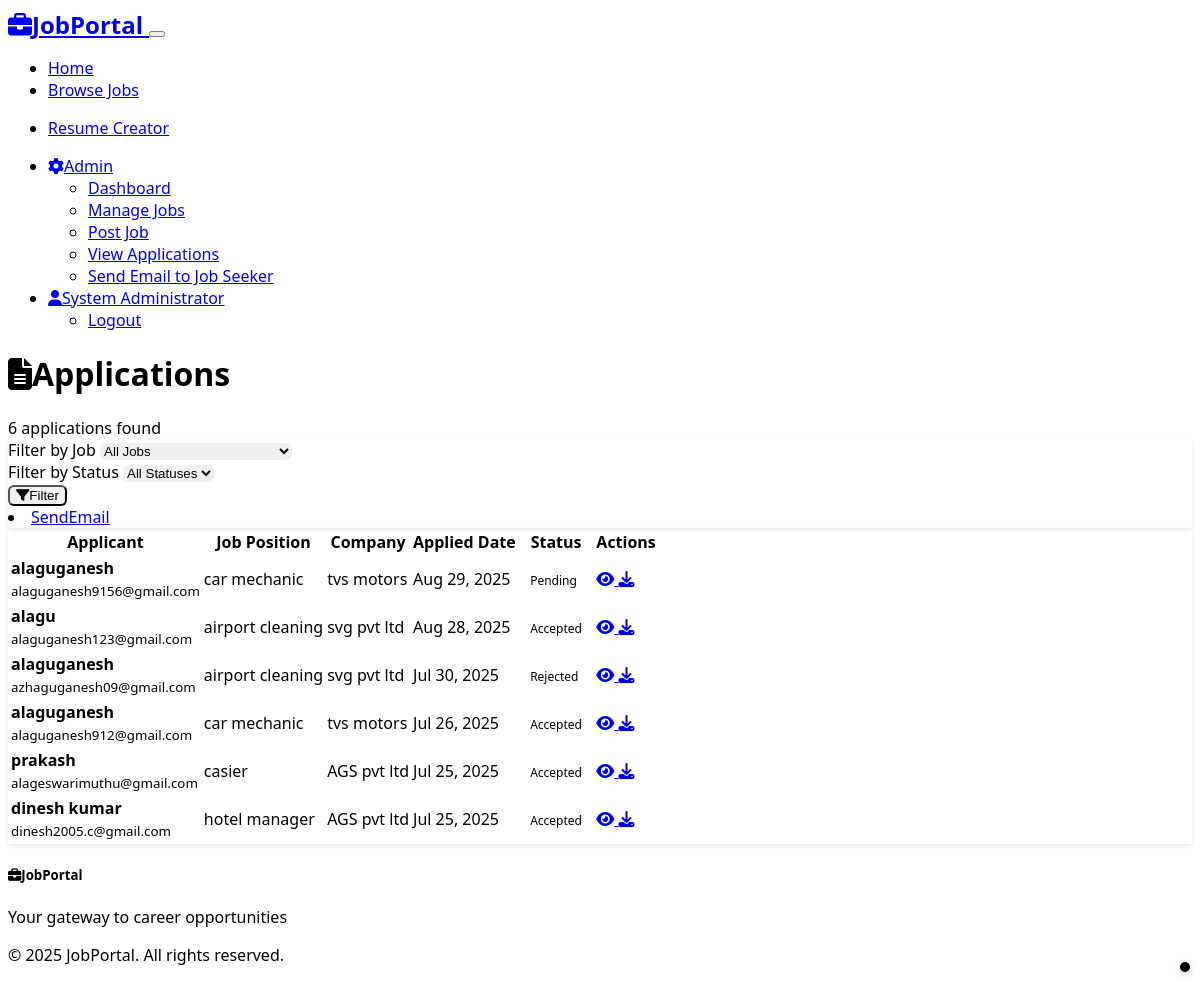
Screenshot of /admin/applications (signed in) with the database file from the repository.
### models.py (models this page shows, shortened)
class User(UserMixin, db.Model):
    id = db.Column(db.Integer, primary_key=True)
    username = db.Column(db.String(64), unique=True, nullable=False)
    email = db.Column(db.String(120), unique=True, nullable=False)
    password_hash = db.Column(db.String(256), nullable=False)
    full_name = db.Column(db.String(100), nullable=False)
    phone = db.Column(db.String(20))
    location = db.Column(db.String(100))
    is_admin = db.Column(db.Boolean, default=False)
    created_at = db.Column(db.DateTime, default=datetime.utcnow)
    applications = db.relationship('Application', backref='applicant', lazy=True, cascade='all, delete-orphan')
    posted_jobs = db.relationship('Job', backref='poster', lazy=True, foreign_keys='Job.posted_by')

class Application(db.Model):
    id = db.Column(db.Integer, primary_key=True)
    job_id = db.Column(db.Integer, db.ForeignKey('job.id'), nullable=False)
    user_id = db.Column(db.Integer, db.ForeignKey('user.id'), nullable=False)
    cover_letter = db.Column(db.Text)
    resume_filename = db.Column(db.String(255))
    status = db.Column(db.String(20), default='pending')  # pending, reviewed, accepted, rejected
    applied_at = db.Column(db.DateTime, default=datetime.utcnow)
    reviewed_at = db.Column(db.DateTime)
    notes = db.Column(db.Text)  # Admin notes
    __table_args__ = (db.UniqueConstraint('job_id', 'user_id', name='unique_application'),)

class Job(db.Model):
    id = db.Column(db.Integer, primary_key=True)
    title = db.Column(db.String(200), nullable=False)
    company = db.Column(db.String(100), nullable=False)
    location = db.Column(db.String(100), nullable=False)
    job_type = db.Column(db.String(50), nullable=False)  # Full-time, Part-time, Contract, Internship
    salary_range = db.Column(db.String(100))
    description = db.Column(db.Text, nullable=False)
    requirements = db.Column(db.Text)
    posted_by = db.Column(db.Integer, db.ForeignKey('user.id'), nullable=False)
    posted_at = db.Column(db.DateTime, default=datetime.utcnow)
    is_active = db.Column(db.Boolean, default=True)
    application_deadline = db.Column(db.DateTime)
    applications = db.relationship('Application', backref='job', lazy=True, cascade='all, delete-orphan')

### routes.py (the view)
@app.route('/admin/applications')
@login_required
@admin_required
def admin_applicants():
    page = request.args.get('page', 1, type=int)
    per_page = 10
    job_id = request.args.get('job_id', type=int)
    status_filter = request.args.get('status', '')
    query = Application.query
    if job_id:
        query = query.filter_by(job_id=job_id)
    if status_filter:
        query = query.filter_by(status=status_filter)
    applications = query.order_by(Application.applied_at.desc())\
                       .paginate(page=page, per_page=per_page, error_out=False)
    jobs = Job.query.order_by(Job.title).all()
    return render_template('admin_applicants.html',
                         applications=applications,
                         jobs=jobs,
                         current_job_id=job_id,
                         current_status=status_filter)

### templates/admin_applicants.html (shortened to what this page needs)
{% extends "base.html" %}
{% block content %}
<div class="container py-4">
    <div class="d-flex justify-content-between align-items-center mb-4">
        <h1><i class="fas fa-file-alt me-2"></i>Applications</h1>
        <div class="text-muted">{{ applications.total }} applications found</div>
    </div>
    <div class="card mb-4">
        <div class="card-body">
            <form method="GET" class="row g-3">
                <div class="col-md-6">
                    <label for="job_id" class="form-label">Filter by Job</label>
                    <select name="job_id" id="job_id" class="form-select">
                        <option value="">All Jobs</option>
                    </select>
                </div>
                <div class="col-md-4">
                    <label for="status" class="form-label">Filter by Status</label>
                    <select name="status" id="status" class="form-select">
                        <option value="">All Statuses</option>
                    </select>
                </div>
                <div class="col-md-2 d-flex align-items-end">
                    <button type="submit" class="btn btn-primary w-100">
                        <i class="fas fa-filter me-1"></i>Filter
                    </button>
                    <li><a href="{{ url_for('send_email') }}" class="btn btn-secondary">SendEmail</a></li>
                </div>
            </form>
        </div>
    </div>
    {% if reviewing %}
        <div class="card mb-4">
            <div class="card-header">
                <h5 class="mb-0"><i class="fas fa-user-check me-2"></i>Review Application</h5>
            </div>
            <div class="card-body">
                <div class="row mb-4">
                    <div class="col-md-6">
                        <h6>Applicant Information</h6>
                        <p><strong>Name:</strong> {{ application.applicant.full_name }}</p>
                        <p><strong>Email:</strong> {{ application.applicant.email }}</p>
                        <p><strong>Phone:</strong> {{ application.applicant.phone or 'Not provided' }}</p>
                        <p><strong>Location:</strong> {{ application.applicant.location or 'Not provided' }}</p>
                    </div>
                    <div class="col-md-6">
                        <h6>Job Information</h6>
                        <p><strong>Position:</strong> {{ application.job.title }}</p>
                        <p><strong>Company:</strong> {{ application.job.company }}</p>
                        <p><strong>Applied Date:</strong> {{ application.applied_at.strftime('%B %d, %Y at %I:%M %p') }}</p>
                    </div>
                </div>
                {% if application.cover_letter %}
                    <h6>Cover Letter</h6>
                    <div class="p-3 bg-secondary rounded mb-4">
                        {{ application.cover_letter|replace('\n', '<br>')|safe }}
                    </div>
                {% endif %}
                {% if application.resume_filename %}
                    <h6>Resume</h6>
                    <p>
                        <a href="{{ url_for('download_resume', application_id=application.id) }}"
                           class="btn btn-outline-primary" target="_blank">
                            <i class="fas fa-download me-2"></i>Download Resume (PDF)
                        </a>
                    </p>
                {% endif %}
                <form method="POST" class="mt-4">
                    {{ form.hidden_tag() }}
                    <div class="row">
                        <div class="col-md-6 mb-3">
                            {{ form.status.label(class="form-label") }}
                            {{ form.status(class="form-select") }}
                        </div>
                    </div>
                    <div class="mb-3">
                        {{ form.notes.label(class="form-label") }}
                        {{ form.notes(class="form-control", rows="4",
                            placeholder="Add notes about this application...") }}
                    </div>
                    <div class="d-flex gap-2">
                        <button type="submit" class="btn btn-primary">
                            <i class="fas fa-save me-2"></i>Update Status
                        </button>
                        <a href="{{ url_for('admin_applicants') }}" class="btn btn-secondary">
                            <i class="fas fa-arrow-left me-2"></i>Back to Applications
                        </a>
                    </div>
                </form>
            </div>
        </div>
    {% else %}
        {% if applications.items %}
            <div class="card">
                <div class="card-body">
                    <div class="table-responsive">
                        <table class="table table-hover">
                            <thead>
                                <tr>
                                    <th>Applicant</th>
                                    <th>Job Position</th>
                                    <th>Company</th>
                                    <th>Applied Date</th>
                                    <th>Status</th>
                                    <th>Actions</th>
                                </tr>
                            </thead>
                            <tbody>
                                {% for application in applications.items %}
                                    <tr>
                                        <td>
                                            <strong>{{ application.applicant.full_name }}</strong><br>
                                            <small class="text-muted">{{ application.applicant.email }}</small>
                                        </td>
                                        <td>{{ application.job.title }}</td>
                                        <td>{{ application.job.company }}</td>
                                        <td>{{ application.applied_at.strftime('%b %d, %Y') }}</td>
                                        <td>
                                            {% if application.status == 'pending' %}
                                                <span class="badge bg-warning">Pending</span>
                                            {% elif application.status == 'reviewed' %}
                                                <span class="badge bg-info">Reviewed</span>
                                            {% elif application.status == 'accepted' %}
                                                <span class="badge bg-success">Accepted</span>
                                            {% elif application.status == 'rejected' %}
                                                <span class="badge bg-danger">Rejected</span>
                                            {% endif %}
                                        </td>
                                        <td>
                                            <div class="btn-group btn-group-sm" role="group">
                                                <a href="{{ url_for('review_application', application_id=application.id) }}"
                                                   class="btn btn-outline-primary" title="Review">
                                                    <i class="fas fa-eye"></i>
                                                </a>
                                                {% if application.resume_filename %}
                                                    <a href="{{ url_for('download_resume', application_id=application.id) }}"
                                                       class="btn btn-outline-info" title="Download Resume" target="_blank">
                                                        <i class="fas fa-download"></i>
                                                    </a>
                                                {% endif %}
                                            </div>
                                        </td>
                                    </tr>
                                {% endfor %}
                            </tbody>
                        </table>
                    </div>
                </div>
            </div>
        {% endif %}
    {% endif %}
</div>
{% endblock %}

### templates/base.html (shortened to what this page needs)
<!DOCTYPE html>
<html lang="en" data-bs-theme="dark">
<head>
    <link href="https://cdn.replit.com/agent/bootstrap-agent-dark-theme.min.css" rel="stylesheet">
    <link rel="stylesheet" href="https://cdnjs.cloudflare.com/ajax/libs/font-awesome/6.4.0/css/all.min.css">
    <link rel="stylesheet" href="{{ url_for('static', filename='css/styles.css') }}">
</head>
<body>
    <nav class="navbar navbar-expand-lg navbar-dark bg-dark">
        <div class="container">
            <a class="navbar-brand fw-bold" href="{{ url_for('index') }}">
                <i class="fas fa-briefcase me-2"></i>JobPortal
            </a>
            <button class="navbar-toggler" type="button" data-bs-toggle="collapse" data-bs-target="#navbarNav">
            </button>
            <div class="collapse navbar-collapse" id="navbarNav">
                <ul class="navbar-nav me-auto">
                    <li class="nav-item">
                        <a class="nav-link" href="{{ url_for('index') }}">Home</a>
                    </li>
                    <li class="nav-item">
                        <a class="nav-link" href="{{ url_for('jobs') }}">Browse Jobs</a>
                    </li>
                </ul>
                <nav>
                    <ul>
                        <li class="nav-item">
                            <a class="nav-link" href="{{ url_for('resume_form') }}">Resume Creator</a>
                        </li>
                    </ul>
                </nav>
                <ul class="navbar-nav">
                    {% if current_user.is_authenticated %}
                        {% if current_user.is_admin %}
                            <li class="nav-item dropdown">
                                <a class="nav-link dropdown-toggle" href="#" role="button" data-bs-toggle="dropdown">
                                    <i class="fas fa-cog me-1"></i>Admin
                                </a>
                                <ul class="dropdown-menu">
                                    <li><a class="dropdown-item" href="{{ url_for('admin_dashboard') }}">Dashboard</a></li>
                                    <li><a class="dropdown-item" href="{{ url_for('admin_jobs') }}">Manage Jobs</a></li>
                                    <li><a class="dropdown-item" href="{{ url_for('post_job') }}">Post Job</a></li>
                                    <li><a class="dropdown-item" href="{{ url_for('admin_applicants') }}">View Applications</a></li>
                                    <li><a href="{{ url_for('send_email') }}" class="btn btn-secondary">Send Email to Job Seeker</a></li>
                                </ul>
                            </li>
                        {% endif %}
                        <li class="nav-item dropdown">
                            <a class="nav-link dropdown-toggle" href="#" role="button" data-bs-toggle="dropdown">
                                <i class="fas fa-user me-1"></i>{{ current_user.full_name }}
                            </a>
                            <ul class="dropdown-menu">
                                <li><a class="dropdown-item" href="{{ url_for('logout') }}">Logout</a></li>
                            </ul>
                        </li>
                    {% endif %}
                </ul>
            </div>
        </div>
    </nav>
    <main>
        {% block content %}{% endblock %}
    </main>
    <footer class="bg-dark text-light py-4 mt-5">
        <div class="container">
            <div class="row">
                <div class="col-md-6">
                    <h5><i class="fas fa-briefcase me-2"></i>JobPortal</h5>
                    <p class="text-muted">Your gateway to career opportunities</p>
                </div>
                <div class="col-md-6 text-md-end">
                    <p class="text-muted">&copy; 2025 JobPortal. All rights reserved.</p>
                </div>
            </div>
        </div>
    </footer>
    <div id="google_translate_element" style="position: fixed; bottom: 10px; right: 10px; z-index: 999;"></div>
</body>
</html>

### rows the page displays
User: full_name "System Administrator"
Application: applicant.full_name "alaguganesh", applicant.email "alaguganesh9156@gmail.com", job "car mechanic", job.company "tvs motors", applied_at "Aug 29, 2025", status "Pending"
Application: applicant.full_name "alagu", applicant.email "alaguganesh123@gmail.com", job "airport cleaning", job.company "svg pvt ltd", applied_at "Aug 28, 2025", status "Accepted"
Application: applicant.full_name "alaguganesh", applicant.email "azhaguganesh09@gmail.com", job "airport cleaning", job.company "svg pvt ltd", applied_at "Jul 30, 2025", status "Rejected"
Application: applicant.full_name "alaguganesh", applicant.email "alaguganesh912@gmail.com", job "car mechanic", job.company "tvs motors", applied_at "Jul 26, 2025", status "Accepted"
Application: applicant.full_name "prakash", applicant.email "alageswarimuthu@gmail.com", job "casier", job.company "AGS pvt ltd", applied_at "Jul 25, 2025", status "Accepted"
Application: applicant.full_name "dinesh kumar", applicant.email "dinesh2005.c@gmail.com", job "hotel manager", job.company "AGS pvt ltd", applied_at "Jul 25, 2025", status "Accepted"

### other values shown
{{ applications.total }} "6"
